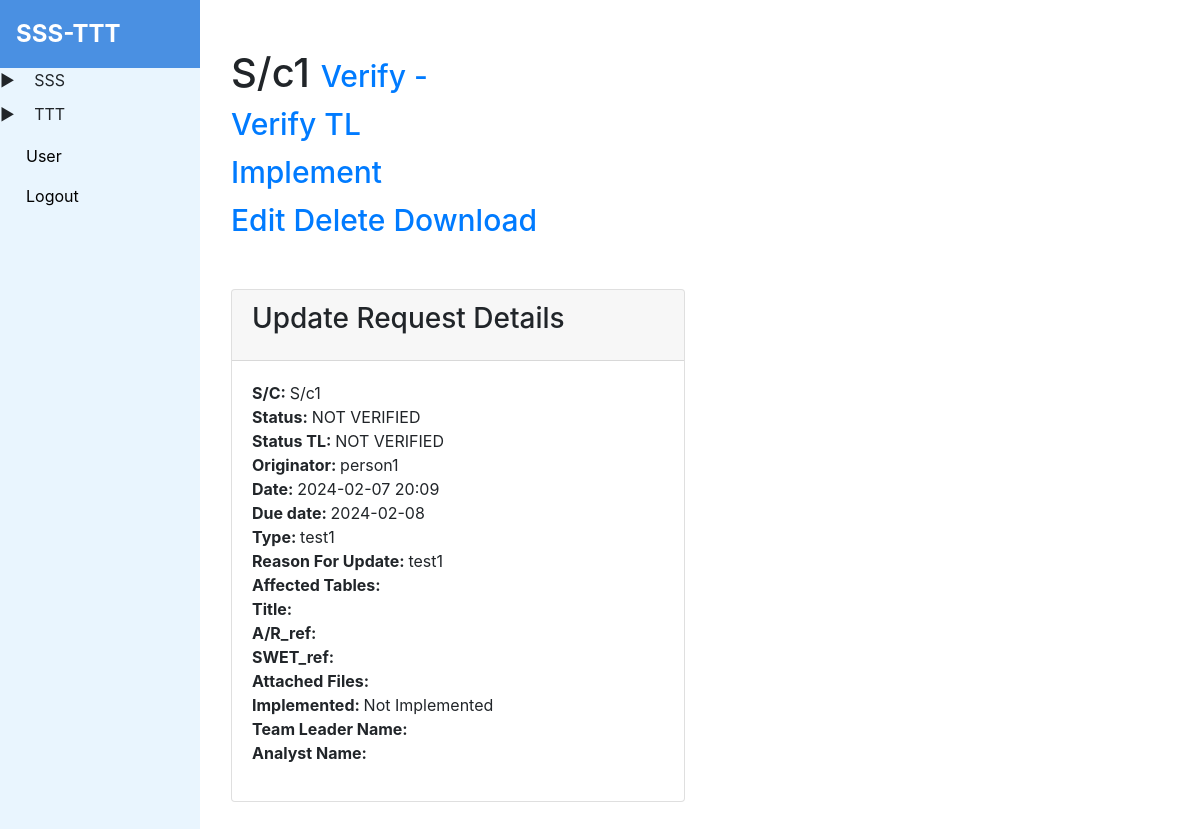
The app's page /procedure/update/request/4 (signed in), older data.
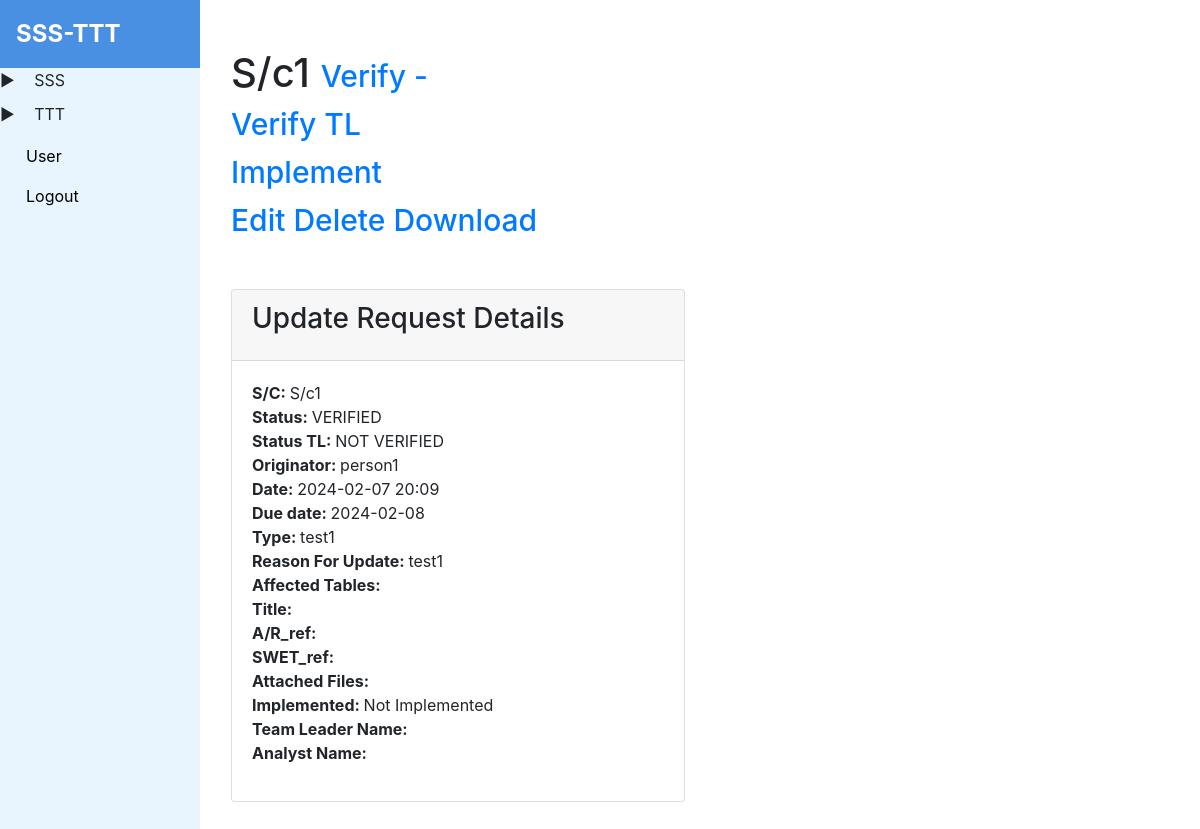
The same page, newer data.
### tables this page shows
CREATE TABLE 't_procedure_update_request' (
    'id' INTEGER PRIMARY KEY AUTOINCREMENT,
    's_c' varchar(1000) NOT NULL,
    'status' varchar(1000) NOT NULL,
    'status_tl' varchar(1000) NOT NULL,
    'originator' varchar(1000) NOT NULL,
    'date' varchar(1000) NOT NULL,
    'type' varchar(1000) NOT NULL,
    'reason_for_update' varchar(1000) NOT NULL,
    'affected_tables' varchar(1000) NOT NULL,
    'title' varchar(1000),
    'ar_ref' varchar(1000),
    'swet_ref' varchar(1000),
    'affected_files' varchar(3000),
    'implemented' varchar(100),
    'tl'        varchar(100),
    'analyst_name'   varchar(100),
    'originator_date'  datetime, 
    'tl_date' datetime,
    'analyst_date' datetime,
    'due_date' datetime
    );

### app.py (the view)
@app.route('/procedure/update/request/<int:procedure_update_request_id>')
@check_login
def procedure_update_request_detail(procedure_update_request_id):
    data = get_record_by_table_name('t_procedure_update_request',procedure_update_request_id)
    return render_template('procedure_update_request/procedure_update_request_detail.html', data=data, is_admin = session.get('user'))

### app.py (called while the page is built)
def check_login(f):
    @wraps(f)
    def decorated_function(*args, **kwargs):
        if session.get('user') is None:
            return redirect(url_for('login'))
        return f(*args, **kwargs)
    return decorated_function

### db_helper.py (called while the page is built)
def get_record_by_table_name(table_name: str, record_id: int):
    cursor = conn.cursor()
    cursor.execute(f'SELECT * FROM {table_name} WHERE id = {record_id}')
    result = cursor.fetchone()
    cursor.close()
    return result

### templates/procedure_update_request/procedure_update_request_detail.html (shortened to what this page needs)
{% extends 'base.html' %}
{% block content %}
  <div class="container my-5">
    <div class="row">
      <div class="col-12">
        <h1 class="text-start mb-5">{{ data[1] }}
          {% if is_admin %}
            <td>
                <a href="/procedure/update/request/verify/{{data[0]}}" class="btn-md" role="button" style="font-size: 30px;">
                    Verify - <br>
                </a>
            </td>
            <td>
              <a href="/procedure/update/request/verify_tl/{{data[0]}}" class="btn-md" role="button" style="font-size: 30px;">
                Verify TL <br>
              </a>
          </td>
            <td>
              <a href="/procedure/update/request/implement/{{data[0]}}" class="btn-md" role="button" style="font-size: 30px;">
                  Implement <br>
              </a>
            </td>
            <td>
              <a href="/update/procedure/update/request/{{data[0]}}" class="btn-md" role="button" style="font-size: 30px;">
                  Edit
              </a>
          </td>
          <td>
              <a href="/api/procedure/update/request/delete/{{data[0]}}" class="btn-md" role="button" style="font-size: 30px;">
                 Delete
              </a>
          </td>
          <td>
            <a href="/procedure_update_request/download/file/{{ data[0] }}" class="btn-md" role="button" style="font-size: 30px;">
               Download
            </a>
          </td>
          {% endif %}
        </h1>
      </div>
    </div>
    <div class="row">
      <div class="col-md-6">
        <div class="card mb-4">
          <div class="card-header">
            <h3 class="card-title">Update Request Details</h3>
          </div>
          <div class="card-body">
            <ul class="list-unstyled">
              <li><strong>S/C: </strong> {{ data[1] }}</li>
              <li><strong>Status: </strong> {{ data[2] }}</li>
              <li><strong>Status TL: </strong> {{ data[3] }}</li>
              <li><strong>Originator: </strong> {{ data[4] }}</li>
              <li><strong>Date: </strong> {{ data[5] }}</li>
              <li><strong>Due date: </strong> {{ data[19] }}</li>
              <li><strong>Type: </strong> {{ data[6] }}</li>
              <li><strong>Reason For Update: </strong> {{ data[7] }}</li>
              <li><strong>Affected Tables: </strong> {{ data[8] }}</li>
              <li><strong>Title: </strong> {{ data[9] }}</li>
              <li><strong>A/R_ref: </strong> {{ data[10] }}</li>
              <li><strong>SWET_ref: </strong> {{ data[11] }}</li>
              <li><strong>Attached Files: </strong> {{ data[12] }}</li>
              <li><strong>Implemented: </strong> {{ data[13] }}</li>
              <li><strong>Team Leader Name: </strong> {{ data[14] }}</li>
              <li><strong>Analyst Name: </strong> {{ data[15] }}</li>
            </ul>
          </div>
        </div>
      </div>
    </div>
  </div>
{% endblock %}

Row changes from the older to the newer data that the page shows:
changed t_procedure_update_request "NOT VERIFIED": status "NOT VERIFIED" → "VERIFIED"
